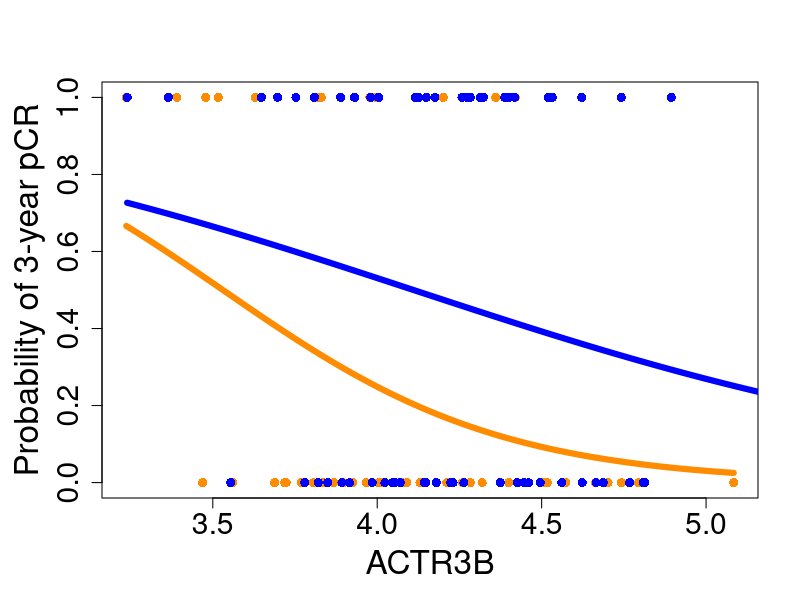

Generate this figure with R:
# define expit() function
expit <- function(x) {
    return(exp(x) / (1 + exp(x)))
}

# load data
pcr <- read.csv("Data/pcr_HER2_positive.csv", header=TRUE)$pcr.num
treatment <- read.csv("Data/treatment_HER2_positive.csv", header=TRUE)$treatment.num
probes <- read.csv("Data/gse_50948_9_probes_HER2_positive_enriched.csv", header=TRUE)
ACTR3B <- probes$ACTR3B

# fit logistic regression and store predicted values
logistic.ACTR3B <-  glm(pcr~ACTR3B * treatment, family="binomial")
coef.logistic.ACTR3B <- coef(logistic.ACTR3B)
ACTR3B.control <- seq(from=min(ACTR3B[treatment==0]), to=max(ACTR3B[treatment==0]), length.out=1000)
ACTR3B.treatment <- seq(from=min(ACTR3B[treatment==1]), to=max(ACTR3B[treatment==1]), length.out=1000)
predicted.control <- expit(coef(logistic.ACTR3B)["(Intercept)"] + coef(logistic.ACTR3B)["ACTR3B"] * ACTR3B.control)
predicted.treatment <- expit(coef(logistic.ACTR3B)["(Intercept)"] + coef(logistic.ACTR3B)["ACTR3B"] * ACTR3B.treatment +
                               coef(logistic.ACTR3B)["treatment"] +
                               coef(logistic.ACTR3B)["ACTR3B:treatment"] * ACTR3B.treatment)

# make plot
png("Plots/logistic_regression_ACTR3B.png", width=480, height=480)
par(mar=c(5.1, 5.1, 4.1, 2.1))
plot(ACTR3B[treatment==0], pcr[treatment==0], col="DarkOrange", type="p", pch=16,
      xlab="ACTR3B", ylab="Probability of 3-year pCR", ylim=c(0, 1), cex=1.2, cex.lab=2, cex.axis=1.8)
points(ACTR3B[treatment==1], pcr[treatment==1], col="blue", type="p", cex=1.2, pch=16)
lines(ACTR3B.control, predicted.control, type="l", col="DarkOrange", lwd=6)
lines(ACTR3B.treatment, predicted.treatment, type="l", col="blue", lwd=6)
dev.off()

